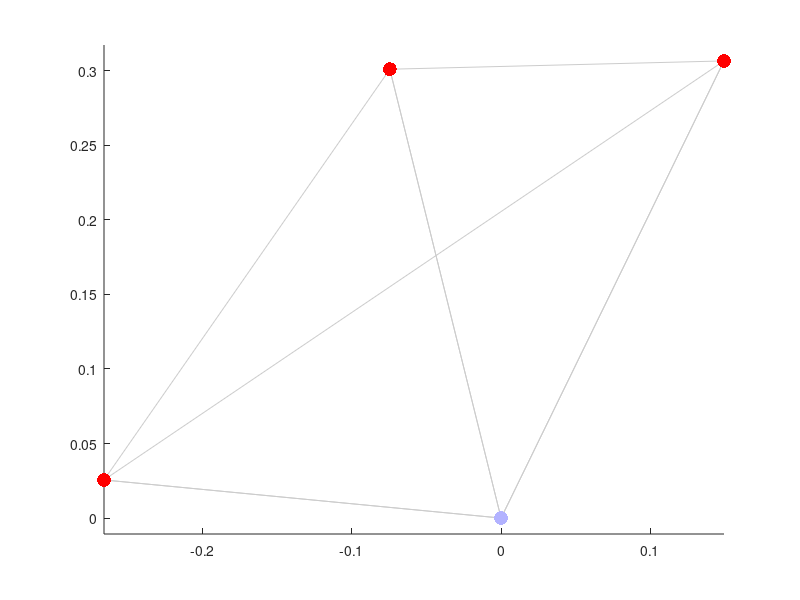

The MATLAB script that drew this image: (Note: this script raises an error after producing the figure.)
%% initialize parameters

task_agent_count = 3;
network_agent_count = 2;

N = task_agent_count + network_agent_count;
It = 1:task_agent_count; % set of task node indices
In = (1:network_agent_count) + task_agent_count; % set of network node indices

% nodes = zeros(N,2);
% for i = It
%   nodes(i,1) = cos((i-1)*2*pi/task_agent_count);
%   nodes(i,2) = sin((i-1)*2*pi/task_agent_count);
% end
% nodes = nodes + 1;
nodes = zeros(N,2);
nodes(It,:) = rand(task_agent_count,2)-0.5;

X = nodes';
G = X'*X;
Dsqr = diag(G)*ones(N,1)' + ones(N,1)*diag(G)' - 2*G;
d_max = max(Dsqr(:));
L = diag(Dsqr*ones(N,1)) - Dsqr;

%% visualization

figure(1);clf;hold on;
for i = 1:size(nodes,1)
    for j = i+1:size(nodes,1)
        plot(nodes([i j],1), nodes([i j],2), '-', 'Color', 0.8*ones(1,3));
    end
end
plot(nodes(It,1), nodes(It,2), '.', 'Color', [1.0 0.0 0.0], 'MarkerSize', 30)
plot(nodes(In,1), nodes(In,2), '.', 'Color', [0.7 0.7 1.0], 'MarkerSize', 30)
axis equal

%% optimization problem

V = eye(N) - 1/N*ones(N);
var_mask = false(N) | logical(eye(N));
var_mask(It,It) = true;
cvx_begin quiet
    variable EDM(N,N) symmetric nonnegative
    variable u nonnegative
    expression A(N,N)
    A = ones(N)-eye(N)-1/d_max*EDM;
    maximize(u)
    subject to
        -V*EDM*V == semidefinite(N)
        diag(A*ones(N,1)) - A - u*V == semidefinite(N)
        EDM(var_mask) == Dsqr(var_mask)
cvx_end

%% list reconstruction

Xstar = [nodes(It,:); zeros(network_agent_count, 2)];
for i = In
  A = 2*nodes(It,:);
  b = sum(nodes(It,:).^2,2) - EDM(It,i);
  D = [-ones(task_agent_count-1,1) eye(task_agent_count-1)];
  Xstar(i,:) = ((D*A)'*D*A)\((D*A)'*D*b);
end


%% final visualization

figure(2);clf;hold on;
for i = 1:size(Xstar,1)
    for j = i+1:size(Xstar,1)
        plot(Xstar([i j],1), Xstar([i j],2), 'Color', [0.8 0.8 0.8]);
    end
end
plot(Xstar(It,1), Xstar(It,2), '.', 'Color', [1.0 0.0 0.0], 'MarkerSize', 30)
plot(Xstar(In,1), Xstar(In,2), '.', 'Color', [0.0 0.0 1.0], 'MarkerSize', 30)
axis equal